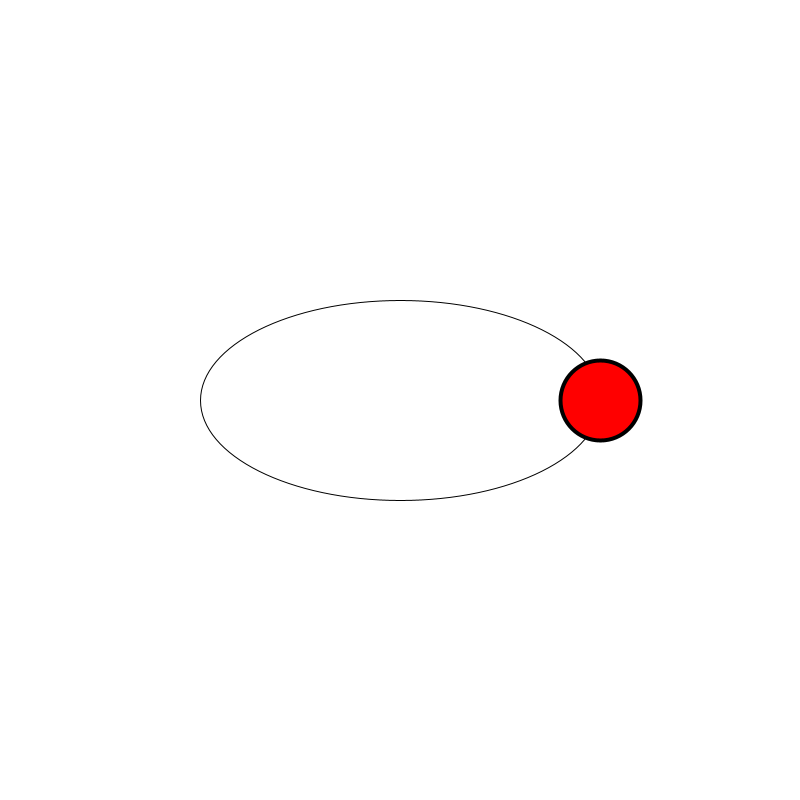
Frame 1 (no input)
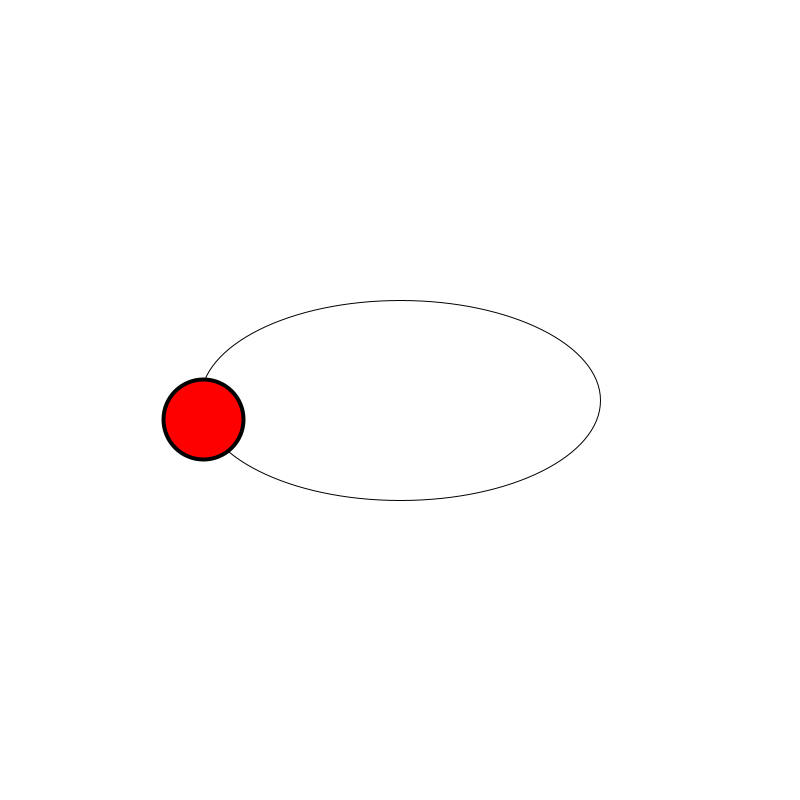
Frame 60 (the mouse pressed at the canvas centre just before this capture)
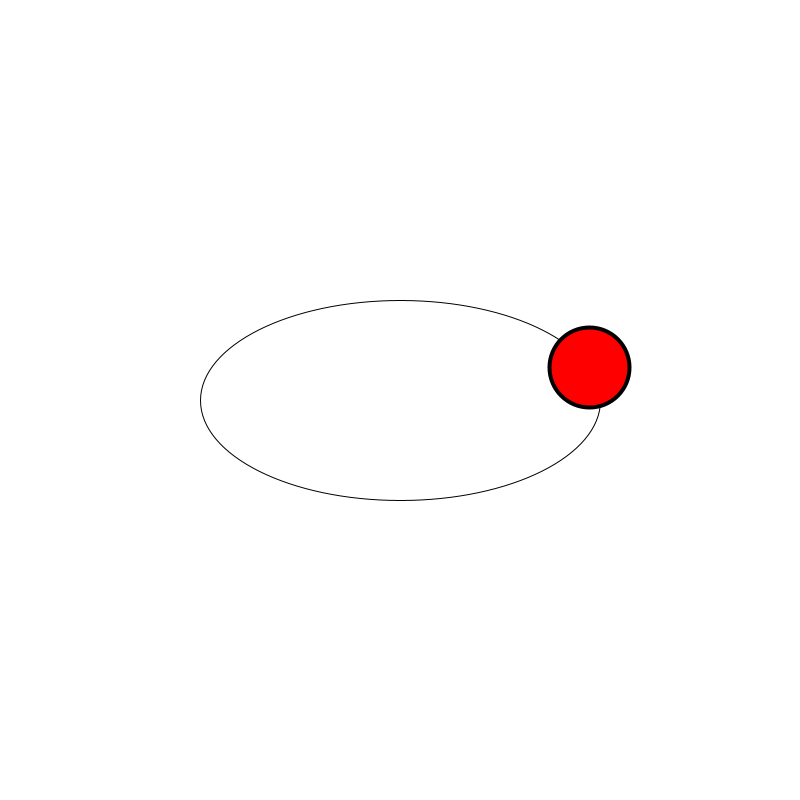
Frame 120 (the mouse held since frame 60 and released just before this capture)

The Processing sketch that drew these frames (run headless with seeded random() and noise(); from frame 60 on, the mouse is pressed at the canvas centre):

// Processing sketch: ellipticalMotion
// ── ellipticalMotion.pde

float x, y;

float cx, cy;
float angle = 0.0;
float radiusH = 200;
float radiusV = 100;
float stepA = 0.05;

void setup(){
  size(800,800);
  frameRate(30);
  
  cx = width/2;
  cy = height/2;
  
}


void draw(){
  
  background(255);
  
  x = cx + cos(angle)*radiusH;
  y = cy + sin(angle)*radiusV;
  
  fill(255); strokeWeight(1);
  ellipse(cx, cy, 2*radiusH, 2*radiusV);
  
  fill(255,0,0); strokeWeight(4);
  ellipse(x, y, 80, 80);
  
  angle += stepA;
  
}
